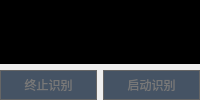
                    <widget class="QWidget" name="video_widget_2" native="true">
                     <layout class="QGridLayout" name="gridLayout_7">
                      <property name="leftMargin">
                       <number>0</number>
                      </property>
                      <property name="topMargin">
                       <number>0</number>
                      </property>
                      <property name="rightMargin">
                       <number>0</number>
                      </property>
                      <property name="bottomMargin">
                       <number>0</number>
                      </property>
                      <item row="0" column="0">
                       <layout class="QVBoxLayout" name="verticalLayout_4" stretch="10,0">
                        <item>
                         <widget class="QWidget" name="player_2" native="true">
                          <property name="styleSheet">
                           <string notr="true">background-color: rgb(0, 0, 0);</string>
                          </property>
                          <layout class="QGridLayout" name="gridLayout_18">
                           <property name="leftMargin">
                            <number>0</number>
                           </property>
                           <property name="topMargin">
                            <number>0</number>
                           </property>
                           <property name="rightMargin">
                            <number>0</number>
                           </property>
                           <property name="bottomMargin">
                            <number>0</number>
                           </property>
                           <property name="horizontalSpacing">
                            <number>6</number>
                           </property>
                           <item row="0" column="0">
                            <layout class="QHBoxLayout" name="horizontalLayout_17">
                             <item>
                              <widget class="QLabel" name="camera_2">
                               <property name="sizePolicy">
                                <sizepolicy hsizetype="Ignored" vsizetype="Ignored">
                                 <horstretch>0</horstretch>
                                 <verstretch>0</verstretch>
                                </sizepolicy>
                               </property>
                               <property name="styleSheet">
                                <string notr="true">
        background: rgb(0, 0, 0);</string>
                               </property>
                               <property name="text">
                                <string/>
                               </property>
                              </widget>
                             </item>
                            </layout>
                           </item>
                          </layout>
                         </widget>
                        </item>
                        <item>
                         <layout class="QHBoxLayout" name="horizontalLayout_11">
                          <item>
                           <widget class="QPushButton" name="stop_identify">
                            <property name="enabled">
                             <bool>false</bool>
                            </property>
                            <property name="sizePolicy">
                             <sizepolicy hsizetype="Expanding" vsizetype="Fixed">
                              <horstretch>0</horstretch>
                              <verstretch>0</verstretch>
                             </sizepolicy>
                            </property>
                            <property name="palette">
                             <palette>
                              <active>
                               <colorrole role="Button">
                                <brush brushstyle="SolidPattern">
                                 <color alpha="255">
                                  <red>69</red>
                                  <green>83</green>
                                  <blue>100</blue>
                                 </color>
                                </brush>
                               </colorrole>
                               <colorrole role="ButtonText">
                                <brush brushstyle="SolidPattern">
                                 <color alpha="255">
                                  <red>255</red>
                                  <green>255</green>
                                  <blue>255</blue>
                                 </color>
                                </brush>
                               </colorrole>
                               <colorrole role="Base">
                                <brush brushstyle="SolidPattern">
                                 <color alpha="255">
                                  <red>69</red>
                                  <green>83</green>
                                  <blue>100</blue>
                                 </color>
                                </brush>
                               </colorrole>
                               <colorrole role="Window">
                                <brush brushstyle="SolidPattern">
                                 <color alpha="255">
                                  <red>69</red>
                                  <green>83</green>
                                  <blue>100</blue>
                                 </color>
                                </brush>
                               </colorrole>
                              </active>
                              <inactive>
                               <colorrole role="Button">
                                <brush brushstyle="SolidPattern">
                                 <color alpha="255">
                                  <red>69</red>
                                  <green>83</green>
                                  <blue>100</blue>
                                 </color>
                                </brush>
                               </colorrole>
                               <colorrole role="ButtonText">
                                <brush brushstyle="SolidPattern">
                                 <color alpha="255">
                                  <red>255</red>
                                  <green>255</green>
                                  <blue>255</blue>
                                 </color>
                                </brush>
                               </colorrole>
                               <colorrole role="Base">
                                <brush brushstyle="SolidPattern">
                                 <color alpha="255">
                                  <red>69</red>
                                  <green>83</green>
                                  <blue>100</blue>
                                 </color>
                                </brush>
                               </colorrole>
                               <colorrole role="Window">
                                <brush brushstyle="SolidPattern">
                                 <color alpha="255">
                                  <red>69</red>
                                  <green>83</green>
                                  <blue>100</blue>
                                 </color>
                                </brush>
                               </colorrole>
                              </inactive>
                              <disabled>
                               <colorrole role="Button">
                                <brush brushstyle="SolidPattern">
                                 <color alpha="255">
                                  <red>69</red>
                                  <green>83</green>
                                  <blue>100</blue>
                                 </color>
                                </brush>
                               </colorrole>
                               <colorrole role="ButtonText">
                                <brush brushstyle="SolidPattern">
                                 <color alpha="255">
                                  <red>120</red>
                                  <green>120</green>
                                  <blue>120</blue>
                                 </color>
                                </brush>
                               </colorrole>
                               <colorrole role="Base">
                                <brush brushstyle="SolidPattern">
                                 <color alpha="255">
                                  <red>69</red>
                                  <green>83</green>
                                  <blue>100</blue>
                                 </color>
                                </brush>
                               </colorrole>
                               <colorrole role="Window">
                                <brush brushstyle="SolidPattern">
                                 <color alpha="255">
                                  <red>69</red>
                                  <green>83</green>
                                  <blue>100</blue>
                                 </color>
                                </brush>
                               </colorrole>
                              </disabled>
                             </palette>
                            </property>
                            <property name="font">
                             <font>
                              <family>微软雅黑</family>
                              <pointsize>9</pointsize>
                             </font>
                            </property>
                            <property name="styleSheet">
                             <string notr="true">QPushButton {
    background-color: #455364; /* 默认颜色，浅灰色 */
    border: 1px solid #666666; /* 灰色的边框 */
    padding: 5px 10px;
}

QPushButton:hover {
    background-color: #54687a; /* 鼠标悬停时的颜色，稍浅的灰色 */
}

QPushButton:pressed {
    background-color: #455364; /* 鼠标点击时的颜色，稍深的灰色 */
}
</string>
                            </property>
                            <property name="text">
                             <string>终止识别</string>
                            </property>
                           </widget>
                          </item>
                          <item>
                           <widget class="QPushButton" name="start_identify">
                            <property name="enabled">
                             <bool>false</bool>
                            </property>
                            <property name="sizePolicy">
                             <sizepolicy hsizetype="Expanding" vsizetype="Fixed">
                              <horstretch>0</horstretch>
                              <verstretch>0</verstretch>
                             </sizepolicy>
                            </property>
                            <property name="palette">
                             <palette>
                              <active>
                               <colorrole role="Button">
                                <brush brushstyle="SolidPattern">
                                 <color alpha="255">
                                  <red>69</red>
                                  <green>83</green>
                                  <blue>100</blue>
                                 </color>
                                </brush>
                               </colorrole>
                               <colorrole role="ButtonText">
                                <brush brushstyle="SolidPattern">
                                 <color alpha="255">
                                  <red>229</red>
                                  <green>229</green>
                                  <blue>229</blue>
                                 </color>
                                </brush>
                               </colorrole>
                               <colorrole role="Base">
                                <brush brushstyle="SolidPattern">
                                 <color alpha="255">
                                  <red>69</red>
                                  <green>83</green>
                                  <blue>100</blue>
                                 </color>
                                </brush>
                               </colorrole>
                               <colorrole role="Window">
                                <brush brushstyle="SolidPattern">
                                 <color alpha="255">
                                  <red>69</red>
                                  <green>83</green>
                                  <blue>100</blue>
                                 </color>
                                </brush>
                               </colorrole>
                               <colorrole role="Shadow">
                                <brush brushstyle="SolidPattern">
                                 <color alpha="255">
                                  <red>105</red>
                                  <green>105</green>
                                  <blue>105</blue>
                                 </color>
                                </brush>
                               </colorrole>
                              </active>
                              <inactive>
                               <colorrole role="Button">
                                <brush brushstyle="SolidPattern">
                                 <color alpha="255">
                                  <red>69</red>
                                  <green>83</green>
                                  <blue>100</blue>
                                 </color>
                                </brush>
                               </colorrole>
                               <colorrole role="ButtonText">
                                <brush brushstyle="SolidPattern">
                                 <color alpha="255">
                                  <red>229</red>
                                  <green>229</green>
                                  <blue>229</blue>
                                 </color>
                                </brush>
                               </colorrole>
                               <colorrole role="Base">
                                <brush brushstyle="SolidPattern">
                                 <color alpha="255">
                                  <red>69</red>
                                  <green>83</green>
                                  <blue>100</blue>
                                 </color>
                                </brush>
                               </colorrole>
                               <colorrole role="Window">
                                <brush brushstyle="SolidPattern">
                                 <color alpha="255">
                                  <red>69</red>
                                  <green>83</green>
                                  <blue>100</blue>
                                 </color>
                                </brush>
                               </colorrole>
                               <colorrole role="Shadow">
                                <brush brushstyle="SolidPattern">
                                 <color alpha="255">
                                  <red>105</red>
                                  <green>105</green>
                                  <blue>105</blue>
                                 </color>
                                </brush>
                               </colorrole>
                              </inactive>
                              <disabled>
                               <colorrole role="Button">
                                <brush brushstyle="SolidPattern">
                                 <color alpha="255">
                                  <red>69</red>
                                  <green>83</green>
                                  <blue>100</blue>
                                 </color>
                                </brush>
                               </colorrole>
                               <colorrole role="ButtonText">
                                <brush brushstyle="SolidPattern">
                                 <color alpha="255">
                                  <red>120</red>
                                  <green>120</green>
                                  <blue>120</blue>
                                 </color>
                                </brush>
                               </colorrole>
                               <colorrole role="Base">
                                <brush brushstyle="SolidPattern">
                                 <color alpha="255">
                                  <red>69</red>
                                  <green>83</green>
                                  <blue>100</blue>
                                 </color>
                                </brush>
                               </colorrole>
                               <colorrole role="Window">
                                <brush brushstyle="SolidPattern">
                                 <color alpha="255">
                                  <red>69</red>
                                  <green>83</green>
                                  <blue>100</blue>
                                 </color>
                                </brush>
                               </colorrole>
                               <colorrole role="Shadow">
                                <brush brushstyle="SolidPattern">
                                 <color alpha="255">
                                  <red>105</red>
                                  <green>105</green>
                                  <blue>105</blue>
                                 </color>
                                </brush>
                               </colorrole>
                              </disabled>
                             </palette>
                            </property>
                            <property name="font">
                             <font>
                              <family>微软雅黑</family>
                              <pointsize>9</pointsize>
                             </font>
                            </property>
                            <property name="styleSheet">
                             <string notr="true">QPushButton {
    background-color: #455364; /* 默认颜色，浅灰色 */
    border: 1px solid #666666; /* 灰色的边框 */
    padding: 5px 10px;
}

QPushButton:hover {
    background-color: #54687a; /* 鼠标悬停时的颜色，稍浅的灰色 */
}

QPushButton:pressed {
    background-color: #455364; /* 鼠标点击时的颜色，稍深的灰色 */
}
</string>
                            </property>
                            <property name="text">
                             <string>启动识别</string>
                            </property>
                           </widget>
                          </item>
                         </layout>
                        </item>
                       </layout>
                      </item>
                     </layout>
                    </widget>
